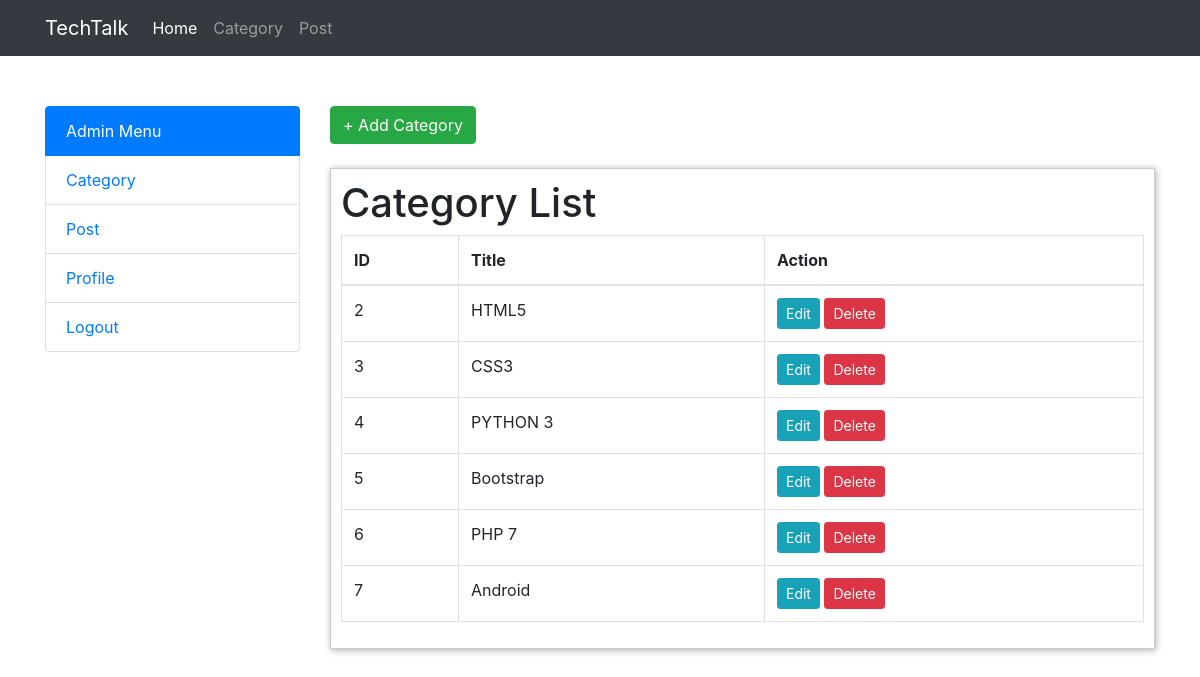
/admin/categories/index.php (signed in), run on the app's committed database.
### tables this page shows
CREATE TABLE IF NOT EXISTS `categories` (
  `id` int(10) NOT NULL AUTO_INCREMENT,
  `title` varchar(100) NOT NULL,
  PRIMARY KEY (`id`)
);

### admin/categories/index.php (the view, shortened to what this page needs)
<?php
$con = connectBD();
$sql = "SELECT *FROM categories";
$result = mysqli_query($con, $sql);
?>
<?php include('../include/header.php'); ?>
<a class="btn btn-success" href="create.php"> + Add Category</a>
<br><br>
<div class="content">
<h1> Category List </h1>
<table class="table table-bordered">
<thead>
<th> ID </th>
<th> Title </th>
<th>Action</th>
</thead>
<?php while($row = mysqli_fetch_assoc($result)){ ?>
<tr>
<td> <?php echo $row['id']; ?></td>
<td> <?php echo $row['title']; ?></td>
<td>
    <a class="btn btn-info btn-sm" href="edit.php?id=<?php echo $row['id']; ?>">Edit</a>
    <a class="btn btn-danger btn-sm" href="delete.php?id=<?php echo $row['id']; ?>" onclick="return confirm('Are you sure?')">Delete</a>
</td>
</tr>
<?php } ?>
</table>
</div>

### admin/assets/css/style.css (style rules this page uses)
.content { padding: 10px; border: 1px solid #ccc; box-shadow: 1px 1px 7px #aaa; }

### data on the page
categories: id "2", title "HTML5"
categories: id "3", title "CSS3"
categories: id "4", title "PYTHON 3"
categories: id "5", title "Bootstrap"
categories: id "6", title "PHP 7"
categories: id "7", title "Android"
